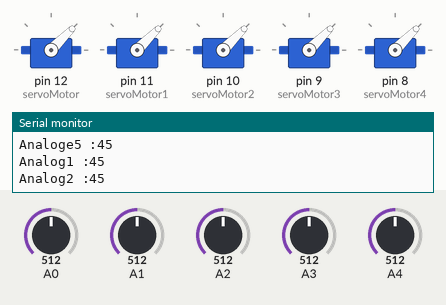
A sketch run on a simulated Arduino Uno, built with avr-gcc and run on an emulated ATmega328P. On the bench: 5 × servo, the last lines printed to the serial monitor. The test bench sets the inputs (shaded band); at power-on: A0 = 512, A1 = 512, A2 = 512, A3 = 512, A4 = 512.

Above: at 1.2 s.
1.3 s: A0 set to 716
At 2.3 s:
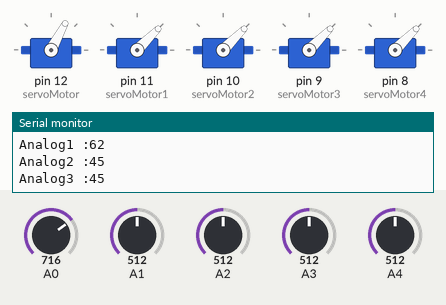
2.8 s: A1 set to 716
At 3.2 s:
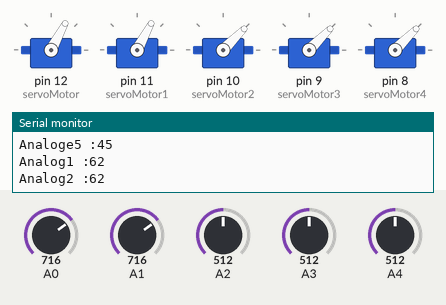
4.3 s: A2 set to 125
At 4.9 s:
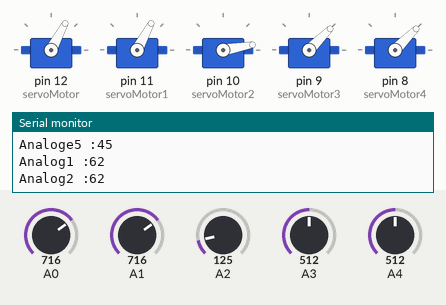
5.8 s: A2 set to 106
At 7.2 s:
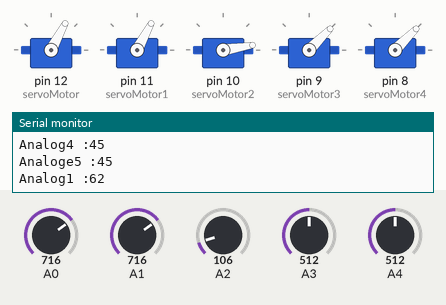
8.8 s: A3 set to 716
At 9.1 s:
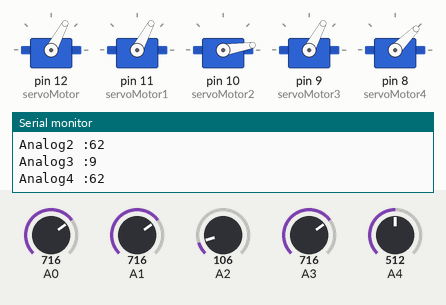
10.3 s: A4 set to 126
At 10.8 s:
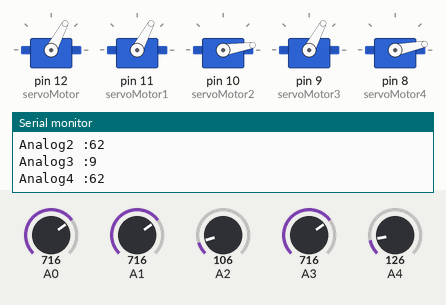
11.8 s: A4 set to 108
Timing chart, 0 to 14.8 s (numbered marks = the images above; inputs shaded):
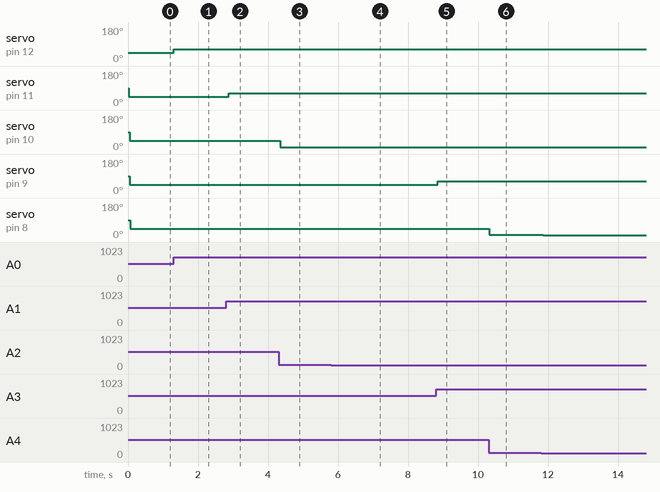

The sketch:

Robotic_arm_code_ard.ino
```cpp
#include <Servo.h>
Servo servoMotor;
Servo servoMotor1;
Servo servoMotor2;
Servo servoMotor3;
Servo servoMotor4;
int valore;
int valore2;
int valore3;
int valore4;
int valore5;


void setup() {
servoMotor.attach(12);
servoMotor1.attach(11);
servoMotor2.attach(10);
servoMotor3.attach(9);
servoMotor4.attach(8);
Serial.begin(9600);


}
void loop()
{


valore = analogRead(A0);
valore = map(valore, 0, 1023, 0, 90);

servoMotor.write(valore);

delay(15);
  Serial.print("Analog1 :");
  Serial.println(valore);
  ////
  valore2 = analogRead(A1);
valore2 = map(valore2, 0, 1023, 0, 90);

servoMotor1.write(valore2);

delay(15);
   Serial.print("Analog2 :");
  Serial.println(valore2);
  ////
  valore3 = analogRead(A2);
valore3 = map(valore3, 0, 1023, 0, 90);

servoMotor2.write(valore3);

delay(15);
  Serial.print("Analog3 :");
  Serial.println(valore3);
  ////
   valore4 = analogRead(A3);
valore4 = map(valore4, 0, 1023, 0, 90);

servoMotor3.write(valore4);

delay(15);
  Serial.print("Analog4 :");
  Serial.println(valore4);
  ////
   valore5 = analogRead(A4);
valore5 = map(valore5, 0, 1023, 0, 90);

servoMotor4.write(valore5);

delay(15);
  Serial.print("Analoge5 :");
  Serial.println(valore5);


}
```

Measured:
- after the input at 1.3 s, servo on pin 12 (servoMotor): 45° → 62° at once
- after the input at 2.8 s, servo on pin 11 (servoMotor1): 45° → 62° after 0.07 s
- after the input at 4.3 s, servo on pin 10 (servoMotor2): 45° → 10° after 0.05 s
- after the input at 5.8 s, servo on pin 10 (servoMotor2): 10° → 9° at once
- after the input at 8.8 s, servo on pin 9 (servoMotor3): 45° → 62° at once
- after the input at 10.3 s, servo on pin 8 (servoMotor4): 45° → 11° at once
- after the input at 11.8 s, servo on pin 8 (servoMotor4): 11° → 9° after 0.07 s
